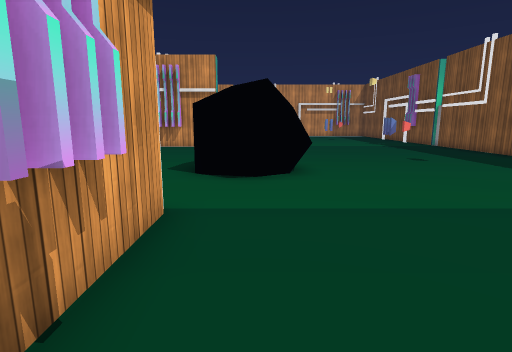
[1] (above)

24 first-person views from a walk through a scene from a Unity 3-D project. The camera is 1.4 m above the floor, tilts 10° down and sees 80° across. The floor is counted in squares, 1 m on a side. Each view is taken from the middle of a square. On the plan, view 1 faces up. The plan holds only what a view shows up to about 14 squares ahead; the rest is blank. The place goes on beyond the plan. The player character is not drawn. Some surface patterns are stand-ins.

[2]
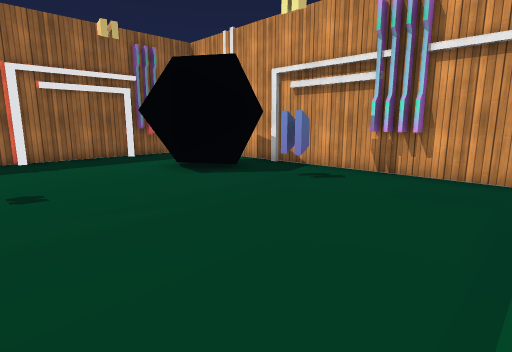

[3]
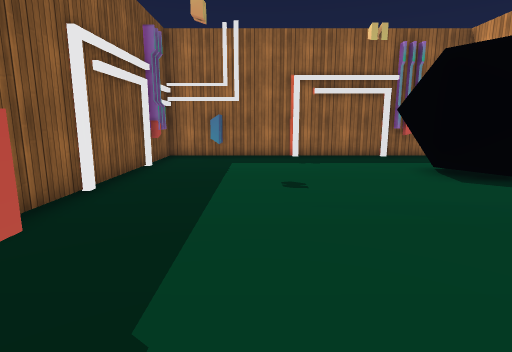

[4]
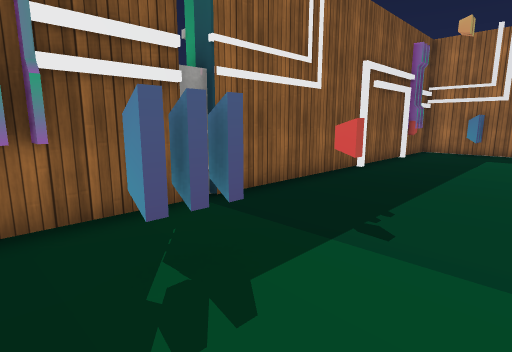

[5]
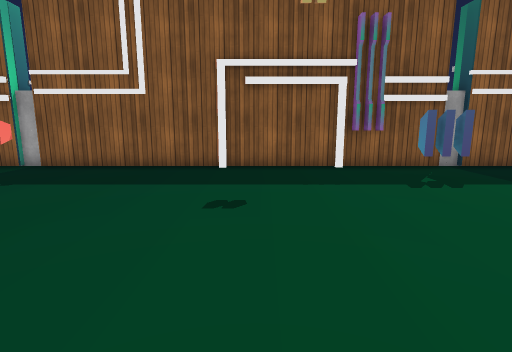

[6]
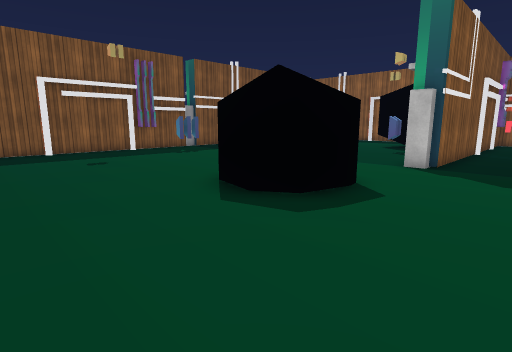

[7]
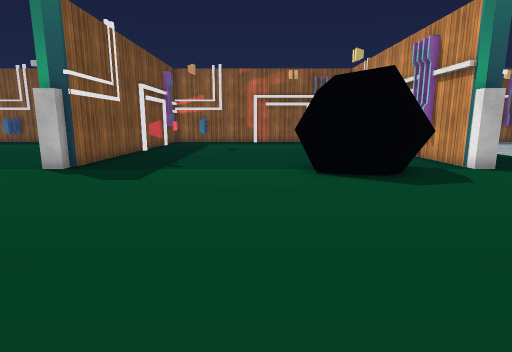

[8]
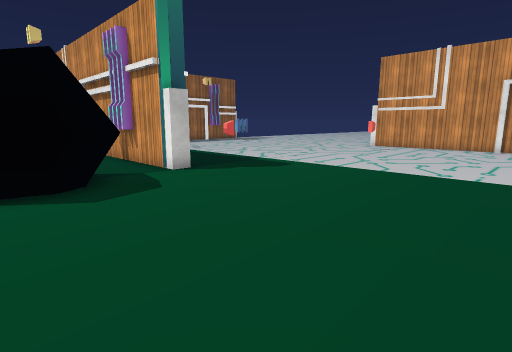

[9]
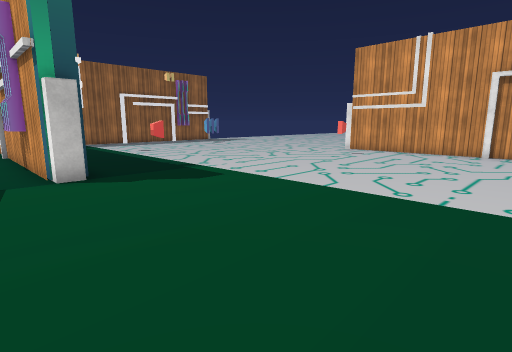

[10]
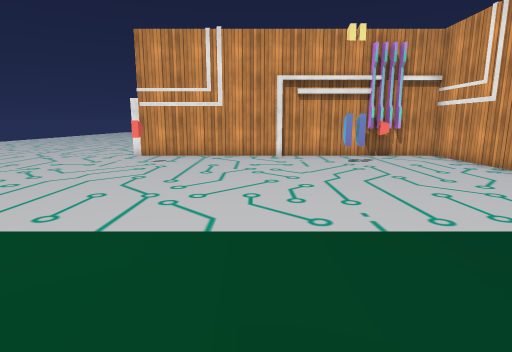

[11]
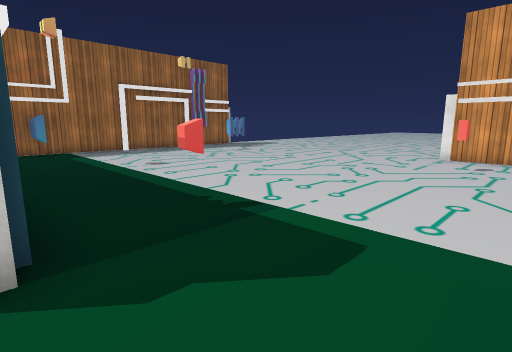

[12]
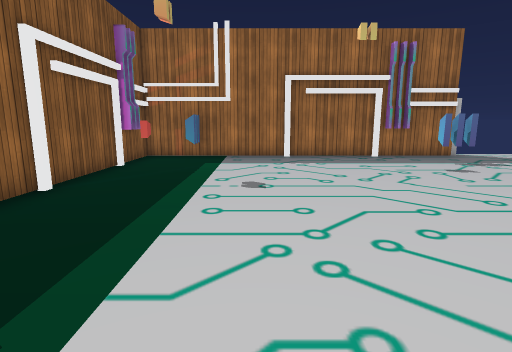

[13]
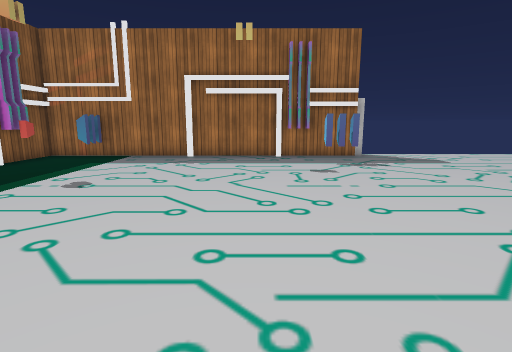

[14]
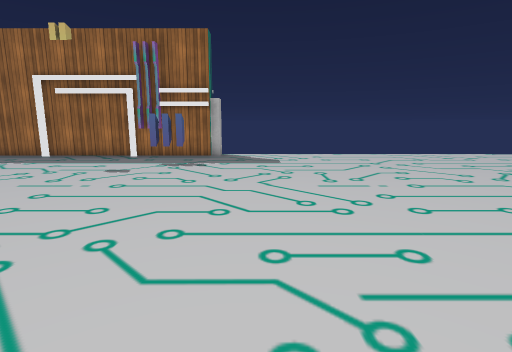

[15]
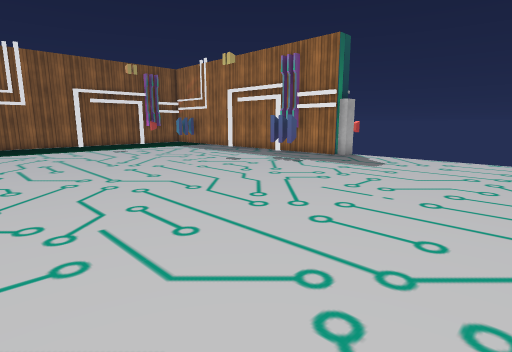

[16]
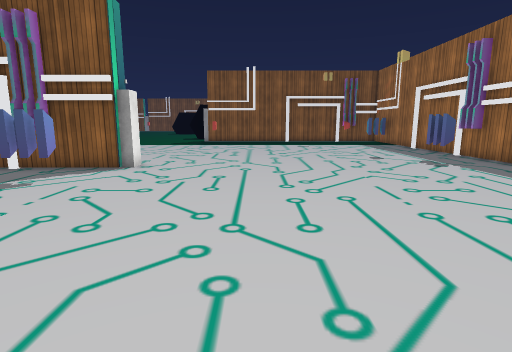

[17]
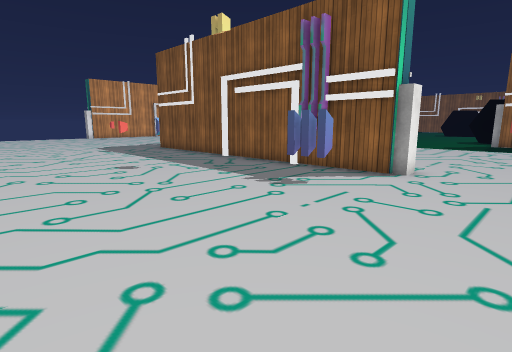

[18]
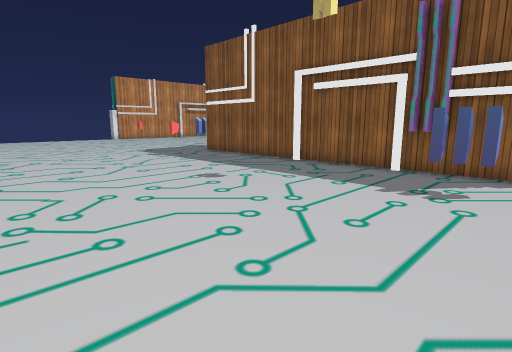

[19]
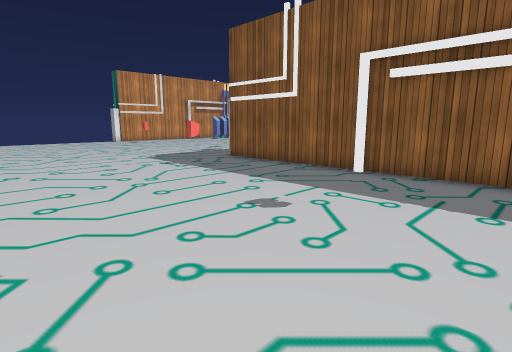

[20]
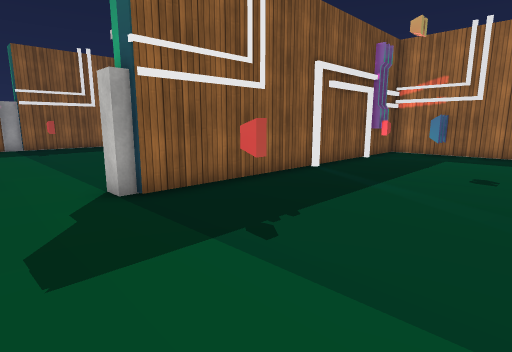

[21]
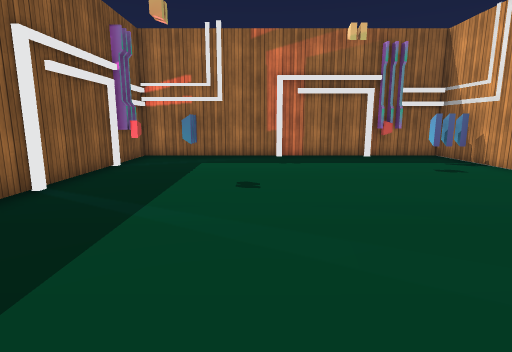

[22]
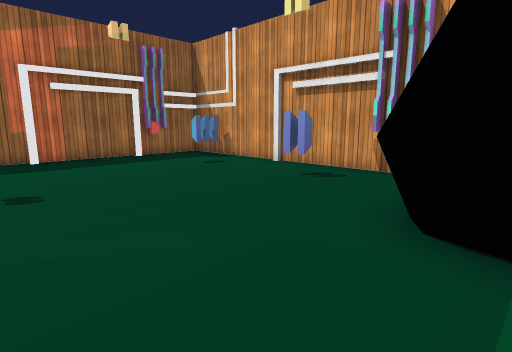

[23]
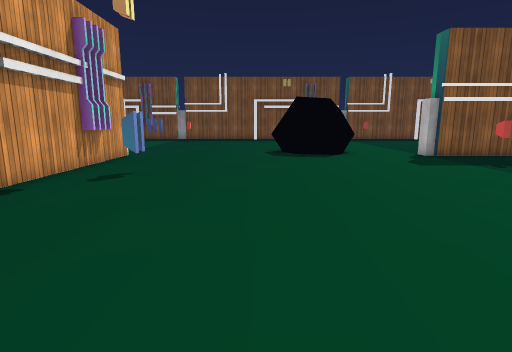

[24]
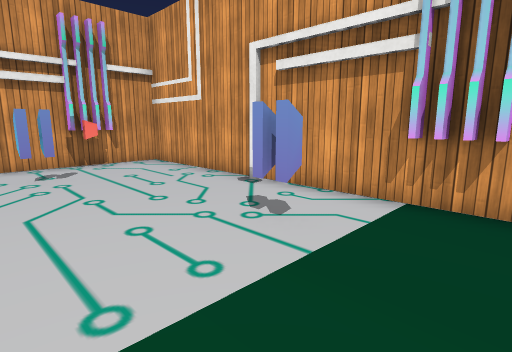

### Floor plan
Key: @ floor where view 1 was taken; # wall or solid block; . floor; O other object.
Columns run from 38 left of view 1 to 11 right of it. Each row starts with its distance up from view 1.
 17  ......#.##........##.      .....##...        #..#
 16  ........##...........     ...........      .....#
 15  ........##.......#...    ..............   ......#
 14  ........##...........   ........................#
 13  ........##......................................#
 12  ........##......................................#
 11 .........##..........................  ..........#
 10 .........##.........................    .........#
  9 .........##......................... O O.........#
  8 .........##..........................O O.........#
  7 .........##................ .......... .......##.#
  6  ......#.##...............O  .................##.#
  5 ..........#..............O   ....................#
  4  ...................#..#..    ...#..#.........#..#
  3   .....................#...  .......#............#
  2  ......................#............##...........#
  1 . .....................#............##...........#
  0   .....................#............#.@#.........#
 -1   .....................#............#.. .........#
 -2   .....................#............#.O  ........#
 -3  ......................#............#O    .......#
 -4 .......................#............##    .......#
 -5 ......................##...........##    ........#
 -6 ...........#..........####.........##  .........##
 -7 ....................#..# ##.......### ........####
 -8 ..........############## ###########  ###########
 -9           #

Positions as (right, up) in squares from view 1, and headings:
1: (0, 0), facing up
2: (7, 5), facing down-left
3: (7, 5), facing down
4: (6, 8), facing down-right
5: (1, 11), facing right
6: (-5, 15), facing down-right
7: (-8, 14), facing down
8: (-10, 13), facing down-left
9: (-13, 13), facing down-left
10: (-15, 10), facing left
11: (-15, 8), facing down-left
12: (-20, 5), facing down
13: (-24, 5), facing down
14: (-30, 5), facing down
15: (-35, 4), facing down-right
16: (-38, 1), facing right
17: (-37, 2), facing up-right
18: (-38, 5), facing up-right
19: (-37, 8), facing up-right
20: (-8, 7), facing down-right
21: (-7, 5), facing down
22: (-6, 5), facing down-left
23: (-15, 12), facing right
24: (-17, 12), facing up-left
